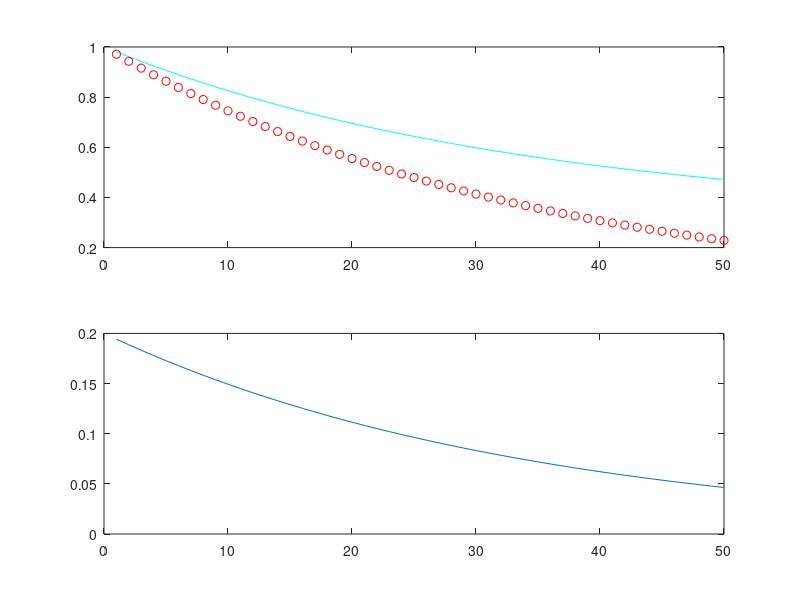

This figure's MATLAB source:

N = 100;
a = 50*rand(N,1)+10;
b = zeros(N,2);
b(:, 2) = 1;
% t = linspace(0,simulation_time,simulation_time/step_time+1)';
% P_faultttt  = zeros(simulation_time*2,2);
% P_faultttt(:, 1) = linspace(0,simulation_time,simulation_time/step_time+1)';
% P_faultttt(:, 2) = 100*rand(simulation_time*2,1);
% A = linspace(0,simulation_time,simulation_time/step_time+1)'; 
% B = 100*rand(simulation_time*2+1,1);
% P_faulttt = [A B];
% Daddy = [linspace(0,simulation_time,simulation_time/step_time+1)' 100*rand(simulation_time*2+1,1)];
% sssum = size(simulation_results.DAN.Data);
% ts = timeseries(Daddy, linspace(0,simulation_time,simulation_time/step_time+1)');
% dad = 100*rand(1);
% e = 0.5*randi(2*(30-10), 5)+10;
% f = randn(1)*(20)+278;
% j = 2*((simulation_time-f1.duration)-fault_start_time);
% k = 2*((simulation_time/fault_count-f1.duration)-fault_start_time);
% fx = linspace(1,30, 30);
% fmean = mean(f);
% % plot(fx,f);
%     d_rand_var = 100*rand(4,1);
%     d_prob = 1;
%     d_table = [d_rand_var(1)<d_prob;d_rand_var(2)<d_prob;d_rand_var(3)<d_prob;d_rand_var(4)<d_prob];
Ca0 = 0.2;
k_rate = 0.002923*10; 
dur = 50;
t_test = linspace(1, dur, dur);
Ca = exp(log(Ca0)-k_rate.*t_test);
Caoarr = zeros(1,dur) + Ca0;
Cp = Caoarr - Ca;
ext_eff = (-100.*Cp.*0.146)./(4.244)+1;
strip_eff = (-100.*Cp.*0.088)./(1.752)+1;
subplot(2,1,1)
plot(t_test, ext_eff, '-c', t_test, strip_eff, 'ro');
subplot(2,1,2)
plot(t_test, Ca);